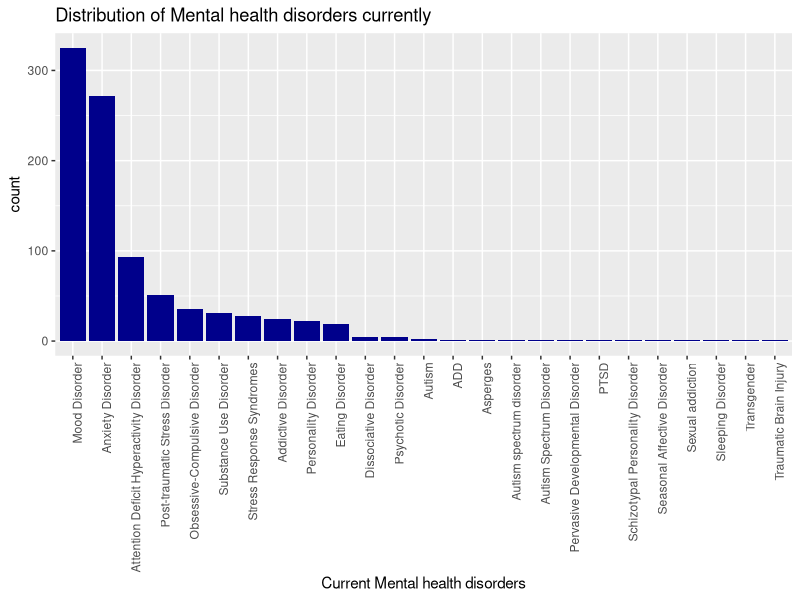
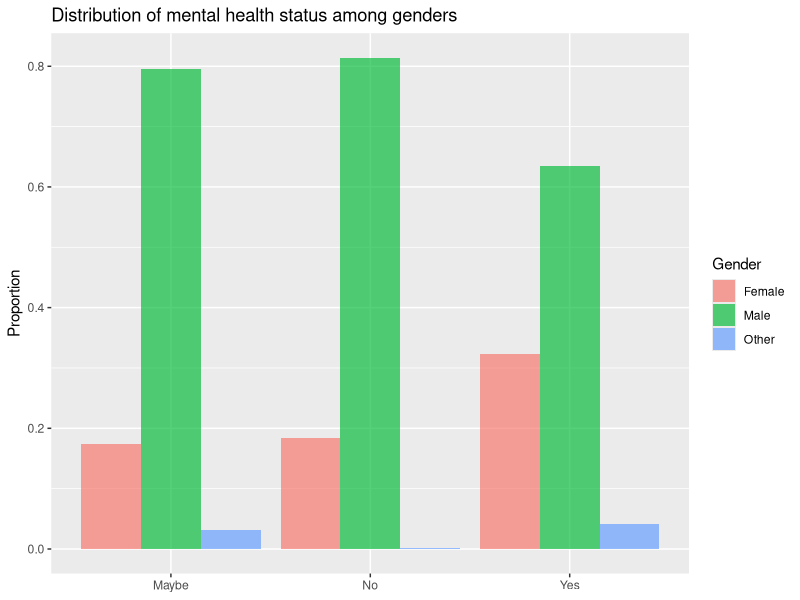
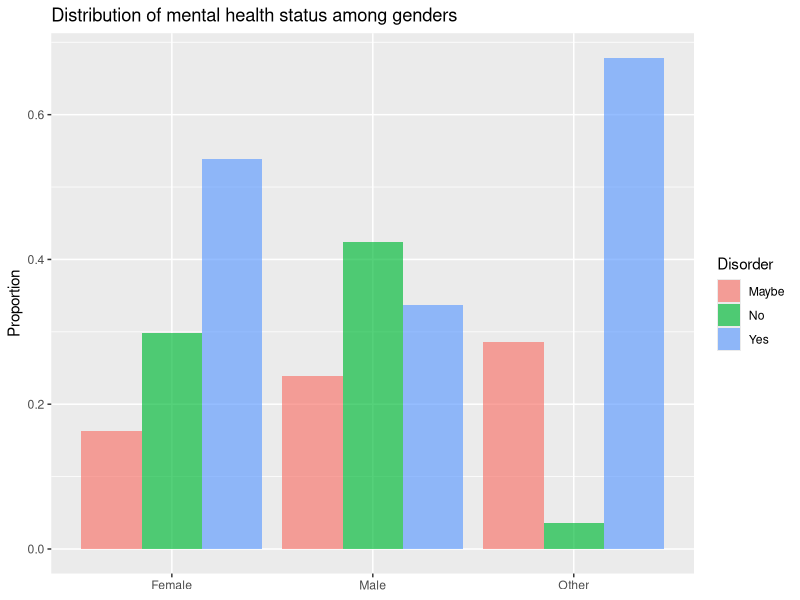
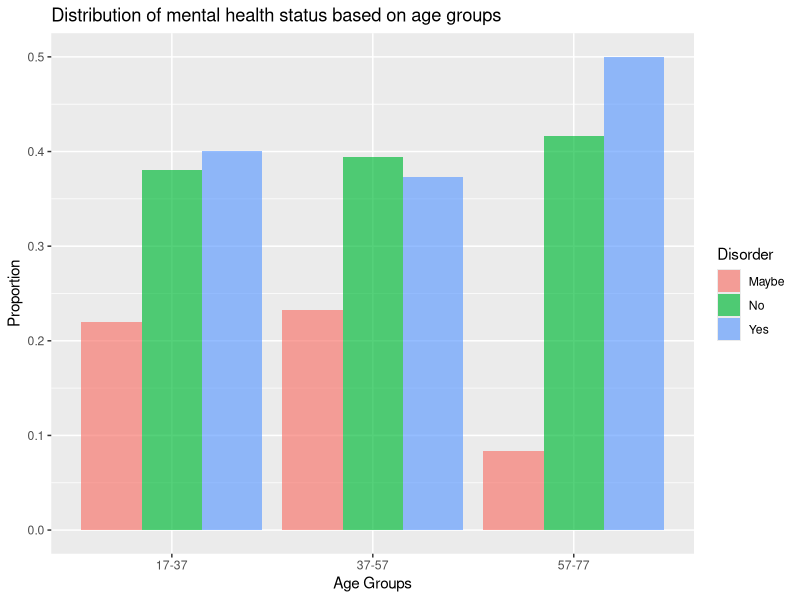
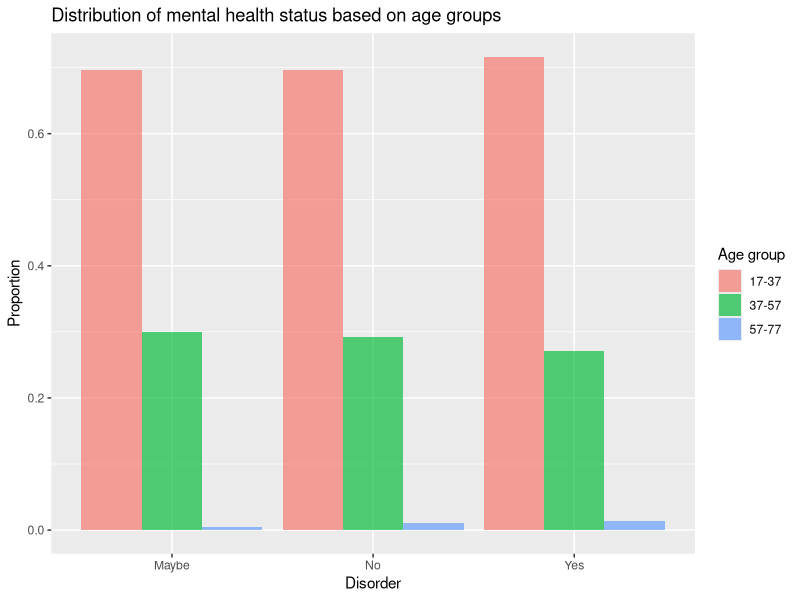
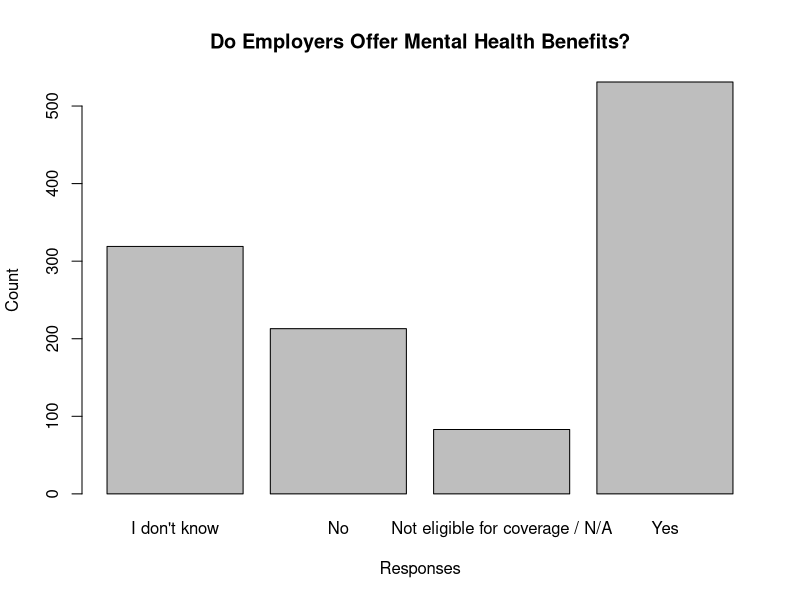
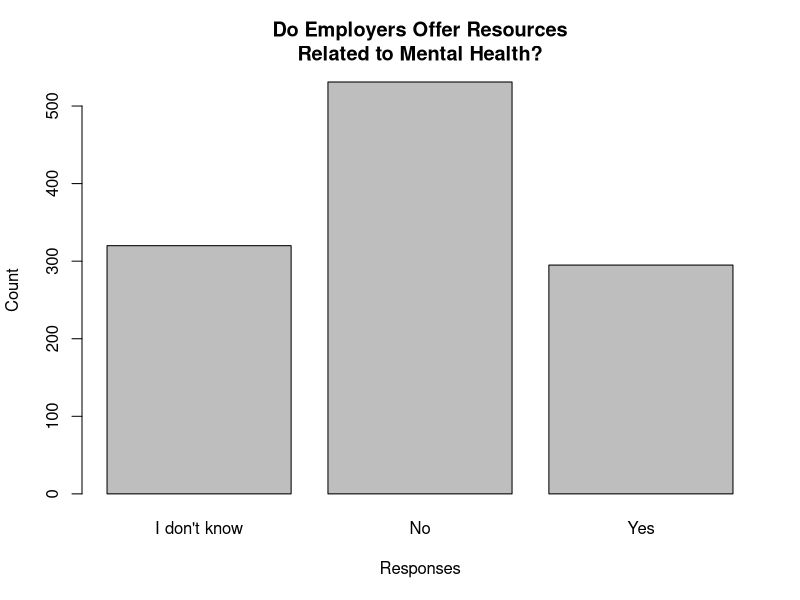
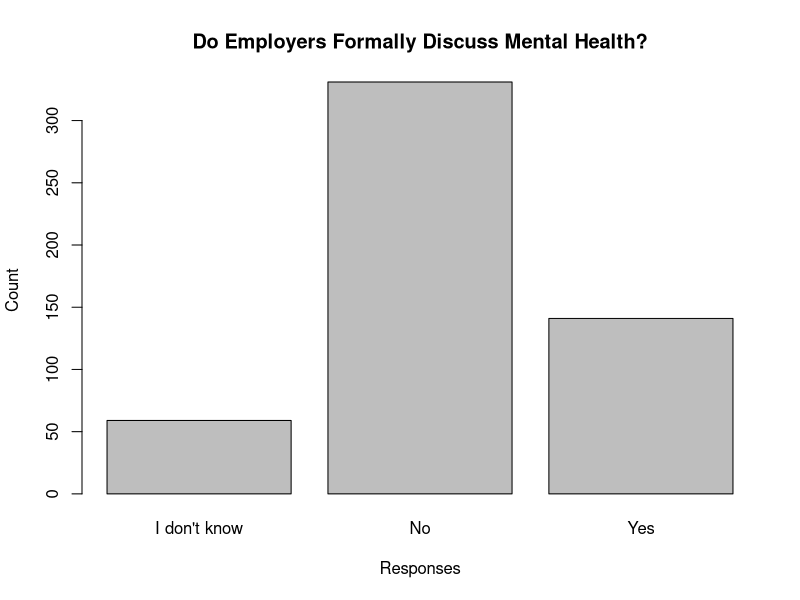

The R script that drew these images, in order:
## ---- chunk 1
knitr::opts_chunk$set(comment = NA)
library(dplyr)
library(tidyr)
library(ggplot2)
library(grid)
library(gridExtra)
library(knitr)
health <- read.csv("mentalsurvey_clean.csv")
## ---- chunk 2

#since some people have multiple disorders, we have to split them 
tmp = health %>% separate(mhd, 
                          sep = '\\|',
                          c('mhd_1', 'mhd_2', 'mhd_3', 'mhd_4', 'mhd_5',
                            'mhd_6', 'mhd_7', 'mhd_8', 'mhd_9'),
                          fill = 'right')


chk = tmp %>% select(matches('mhd_[1-9]'))

comb = as.vector(t(chk))
comb1 = comb[comb != ""&!is.na(comb)]

#Shortening the factor levels by splitting
disorders=sapply(strsplit(comb1, split = " \\("), `[`, 1)
dataf <- as.data.frame(matrix(disorders))
colnames(dataf)<- "Disorder"
#Removing inconsistent response
subdataf <- subset(dataf, disorders != "I haven\'t been formally diagnosed, so I felt uncomfortable answering, but Social Anxiety and Depression.")
count_disorder <-data.frame(count(subdataf, Disorder, sort = TRUE))
kable(count_disorder)
## ---- chunk 3

reorder_size <- function(x) {
  factor(x, levels = names(sort(table(x), decreasing = TRUE)))
}
#Plot to see the distribution of current mental health illness
p <- ggplot(data=subdataf, aes(x = reorder_size(Disorder)))+
  geom_bar(fill='dark blue')+
  theme(axis.text.x = element_text(angle = 90, hjust = 1))

p+xlab("Current Mental health disorders")+ggtitle("Distribution of Mental health disorders currently")
## ---- chunk 4
gender_disorder <- table(health$Do.you.currently.have.a.mental.health.disorder., health$gender)
gender_disorder
## ---- chunk 5
#Table: % of who may, don't or have mental disorder among genders
rowprop <- prop.table(gender_disorder,1) 
rowprop
## ---- chunk 6
dr1 <-as.data.frame(rowprop)
# Distribution of respondents among gender provided they may/have/donot have a mental diorder 
ggplot(data = dr1, aes(x =Var1 , y = Freq, fill = Var2)) + 
  geom_bar(stat = 'identity', position = 'dodge', alpha = 2/3) +              
  labs(x = NULL, y = 'Proportion', fill = 'Gender')+ggtitle('Distribution of mental health status among genders')
## ---- chunk 7
#Table : % of each level gender who may, don't or have mental disorder
colprop <- prop.table(gender_disorder,2)
colprop
## ---- chunk 8
# Distribution of respondents who may/have/donot have a mental diorder over the gender
dr2 <-as.data.frame(colprop)
ggplot(data = dr2, aes(x =Var2 , y = Freq, fill = Var1)) + 
  geom_bar(stat = 'identity', position = 'dodge', alpha = 2/3) +              
  labs(x = NULL, y = 'Proportion', fill = 'Disorder')+ggtitle('Distribution of mental health status among genders')
## ---- chunk 9
summary(health$age)
## ---- chunk 10
#Creating labels for age groups
labs <- c(paste(seq(17, 74, by = 20), seq(37, 80, by = 20),
                sep = "-"))
health$AgeGroup <- cut(health$age, breaks = c(seq(17, 74, by = 20), Inf), labels = labs, right = FALSE)

agegr <- table(health$Do.you.currently.have.a.mental.health.disorder.,health$AgeGroup)
ageprop <- prop.table(agegr,2)
ageprop
## ---- chunk 11
dfageprop <- as.data.frame(ageprop)

#Distribution of respondents reporting a mental disorder by age groups
ggplot(data = dfageprop, aes(x =Var2 , y = Freq, fill = Var1)) + 
  geom_bar(stat = 'identity', position = 'dodge', alpha = 2/3) +              
  labs(x = "Age Groups", y = 'Proportion', fill = 'Disorder')+ggtitle('Distribution of mental health status based on age groups')
## ---- chunk 12
ageprop1 <- prop.table(agegr,1)
ageprop1
## ---- chunk 13
dfageprop1 <- as.data.frame(ageprop1)
ggplot(data = dfageprop1, aes(x =Var1 , y = Freq, fill = Var2)) + 
  geom_bar(stat = 'identity', position = 'dodge', alpha = 2/3) +              
  labs(x = "Disorder", y = 'Proportion', fill = 'Age group')+ggtitle('Distribution of mental health status based on age groups')
## ---- chunk 14
table(health$What.US.state.or.territory.do.you.live.in. , health$Do.you.currently.have.a.mental.health.disorder.)
## ---- chunk 15
#Creating a table for the variable "Does your employer provide mental health benefits as part of healthcare coverage?""

table(health$Does.your.employer.provide.mental.health.benefits.as.part.of.healthcare.coverage.)

barplot(table(health$Does.your.employer.provide.mental.health.benefits.as.part.of.healthcare.coverage.), xlab = "Responses", ylab = "Count", main = "Do Employers Offer Mental Health Benefits?")

## ---- chunk 16
table(health$Does.your.employer.offer.resources.to.learn.more.about.mental.health.concerns.and.options.for.seeking.help.)

barplot(table(health$Does.your.employer.offer.resources.to.learn.more.about.mental.health.concerns.and.options.for.seeking.help.), xlab = "Responses", ylab = "Count", main = "Do Employers Offer Resources\nRelated to Mental Health?")
## ---- chunk 17
Company<-subset(health, Does.your.employer.provide.mental.health.benefits.as.part.of.healthcare.coverage.=="Yes")

## ---- chunk 18
#Creating a table for for the variable related to employers formally discussing mental health with employees
table(Company$Has.your.employer.ever.formally.discussed.mental.health..for.example..as.part.of.a.wellness.campaign.or.other.official.communication..)
#Computing the percentage
percent<-table(Company$Has.your.employer.ever.formally.discussed.mental.health..for.example..as.part.of.a.wellness.campaign.or.other.official.communication..)/length(Company$Has.your.employer.ever.formally.discussed.mental.health..for.example..as.part.of.a.wellness.campaign.or.other.official.communication..)
#The parameter percent gives us the value of the percenntage needed
percent
## ---- chunk 19
Company<-droplevels(Company)
barplot(table(Company$Has.your.employer.ever.formally.discussed.mental.health..for.example..as.part.of.a.wellness.campaign.or.other.official.communication..), xlab = "Responses", ylab = "Count", main = "Do Employers Formally Discuss Mental Health?")

## ---- chunk 20
knitr::opts_chunk$set(echo = TRUE)
#Creating a table with gender and mental health responses
tab <- table(health$Do.you.think.that.discussing.a.mental.health.disorder.with.your.employer.would.have.negative.consequences., health$gender)
tab
## ---- chunk 21
#Creating a table with gender and physical health responses
tab1 <- table(health$Do.you.think.that.discussing.a.physical.health.issue.with.your.employer.would.have.negative.consequences., health$gender)
tab1
## ---- chunk 22
#creating the combined plot
tabdf <- as.data.frame(tab)
tab1df <- as.data.frame(tab1)

plot1 <- ggplot(data = tabdf, aes(x = Var1, y =Freq, fill = Var2)) + 
  geom_bar(stat = 'identity', position = 'dodge', alpha = 2/3) +              
  labs(x = "Mental health disorders", y = 'count')+ theme(legend.position='none')

plot2 <- ggplot(data = tab1df, aes(x = Var1, y =Freq, fill = Var2)) + 
  geom_bar(stat = 'identity', position = 'dodge', alpha = 2/3) +              
  labs(x = "Physical health disorders", y = 'count', fill = 'Gender')
title1=textGrob("Negative consequences: Mental vs Physial", gp=gpar(fontface="bold"))
grid.arrange(plot1, plot2,ncol=2,top = title1, widths = c(3/4,1))
## ---- chunk 23
ggplot(health, aes(x = health$Do.you.think.that.discussing.a.mental.health.disorder.with.previous.employers.would.have.negative.consequences.)) + geom_bar() + ggtitle("Discussing mental health disorder with previous\nemployer resulting in negative consequences") + xlab("Response") + ylab("Count") + theme(axis.title=element_text(size=12))
summary(health$Do.you.think.that.discussing.a.mental.health.disorder.with.previous.employers.would.have.negative.consequences.)
## ---- chunk 24
ggplot(health, aes(x = health$Do.you.think.that.discussing.a.mental.health.disorder.with.your.employer.would.have.negative.consequences.)) + geom_bar() + ggtitle("Discussing mental health disorder with\ncurrent employer resulting in negative consequences") + xlab("Response") + ylab("Count") + theme(axis.title=element_text(size=12))
summary(health$Do.you.think.that.discussing.a.mental.health.disorder.with.your.employer.would.have.negative.consequences.)
## ---- chunk 25
m1<-table(health$Do.you.think.that.discussing.a.mental.health.disorder.with.previous.employers.would.have.negative.consequences., health$Do.you.think.that.discussing.a.mental.health.disorder.with.your.employer.would.have.negative.consequences.)
chisq.test(m1)
## ---- chunk 26
#Put company size in order
health$CompanySize  = factor(health$How.many.employees.does.your.company.or.organization.have, levels=c("1-5", "6-25", "26-100", "100-500", "500-1000", "More than 1000"))
#Modify Labels for Anonymity Policies
health$AnonPolicies2 <- factor(health$Is.your.anonymity.protected.if.you.choose.to.take.advantage.of.mental.health.or.substance.abuse.treatment.resources.provided.by.your.employer.,
levels = c("I don't know", "No", "Yes"),
labels = c("Don't Know", "No", "Yes"))
#Create subset
AnoymityPolicies_By_CompanySize <- table(health$AnonPolicies2, health$CompanySize)
## ---- chunk 27
#Print Cross-tab table
kable(AnoymityPolicies_By_CompanySize)
## ---- chunk 28
#Create a proportions table by Row
kable(prop.table(AnoymityPolicies_By_CompanySize, 2))
## ---- chunk 29
#Do a chi-squared test
chisq.test(AnoymityPolicies_By_CompanySize)
## ---- chunk 30
#Create visualization
AnoymityPolicies_By_CompanySize_Viz <- ggplot(health, aes(x = health$AnonPolicies2))+geom_bar(fill="purple")+facet_wrap(~health$CompanySize, scales="free_y") + ggtitle("Anonymity Protections by Comapny Size") + xlab("Is your anonymity protected?") + ylab("Count")+ theme(axis.title=element_text(size=12))
AnoymityPolicies_By_CompanySize_Viz
## ---- chunk 31
#Add labels to tech company org question
health$TechCompany2 <- factor(health$Is.your.employer.primarily.a.tech.company.organization.,
levels = c(0, 1),
labels = c("Not primarily tech", "Primarily Tech"))
#Create a subset
AnonymityPolicies_by_TechCompany <- table(health$Is.your.anonymity.protected.if.you.choose.to.take.advantage.of.mental.health.or.substance.abuse.treatment.resources.provided.by.your.employer., health$TechCompany2)
## ---- chunk 32
#Print Cross-tab table
kable(AnonymityPolicies_by_TechCompany)
## ---- chunk 33
#Create a proportions table by Row
kable(prop.table(AnonymityPolicies_by_TechCompany, 2))
## ---- chunk 34
#Do a chi-squared test
chisq.test(AnonymityPolicies_by_TechCompany)
## ---- chunk 35
#Create Visualization
AnonymityPolicies_by_TechCompany_viz <- ggplot(health, aes(x = health$Is.your.anonymity.protected.if.you.choose.to.take.advantage.of.mental.health.or.substance.abuse.treatment.resources.provided.by.your.employer.))+geom_bar(fill="blue")+facet_wrap(health$TechCompany2 ~ ., scales="free_y") + ggtitle("Anonymity Protections for Tech\nvs.Non-Tech Companies") + xlab("Is your anonymity protected?") + ylab("Count") + theme(axis.title=element_text(size=12))
AnonymityPolicies_by_TechCompany_viz
## ---- chunk 36
#Modify Labels for Perceived Leave Difficulty QUestion (ideal if we can get it to fit)
health$perceivedleavediff1 <- factor(health$If.a.mental.health.issue.prompted.you.to.request.a.medical.leave.from.work..asking.for.that.leave.would.be.,
levels = c("Very easy", "Somewhat easy", "Neither easy nor difficult","Somewhat difficult", "Very difficult", "I don't know"),
labels = c("Very easy (VE)", "Somewhat Easy (SE)", "Neutral (N)", "Somewhat Hard (SH)", "Very Hard (VH)", "Don't Know (DK)"))
#Modify Labels for Perceived Leave Difficulty Question (if health$perceivedleavediff1 does not fit, use this as an alternate)
health$perceivedleavediff2 <- factor(health$If.a.mental.health.issue.prompted.you.to.request.a.medical.leave.from.work..asking.for.that.leave.would.be.,
levels = c("Very easy", "Somewhat easy", "Neither easy nor difficult","Somewhat difficult", "Very difficult", "I don't know"),
labels = c("VE", "SE", "N", "SH", "VH", "DK"))
#Create a subset
LeaveDiffbyGender <- table(health$perceivedleavediff1, health$gender)
## ---- chunk 37
#Print Crosstab
kable(LeaveDiffbyGender)
## ---- chunk 38
#Create Proportions table
kable(prop.table(LeaveDiffbyGender, 2))
## ---- chunk 39
#Run chi-squared test
chisq.test(LeaveDiffbyGender)
## ---- chunk 40
#Create Visualization
LeaveDiffbyGender_Viz <- ggplot(health, aes(x = health$perceivedleavediff2))+geom_bar(fill="orange")+facet_wrap(health$gender ~ ., scales="free_y") + ggtitle("Perceived Difficulty of Asking for Leave by Gender") + xlab("Perceived Difficulty Level") + ylab("Count") + theme(axis.title=element_text(size=12))
LeaveDiffbyGender_Viz
## ---- chunk 41
#Do the AgeGroup Variable
labs <- c(paste(seq(17, 74, by = 20), seq(37, 80, by = 20),
                sep = "-"))
health$AgeGroup <- cut(health$age, breaks = c(seq(17, 74, by = 20), Inf), labels = labs, right = FALSE)
#Create dataframe
LeaveDiffbyAge <- table(health$perceivedleavediff1, health$AgeGroup)
## ---- chunk 42
#Print Crosstab table
kable(LeaveDiffbyAge)
## ---- chunk 43
#Create Proportions table
kable(prop.table(LeaveDiffbyAge, 2))
## ---- chunk 44
chisq.test(LeaveDiffbyAge)
## ---- chunk 45
#Create Visualization
LeaveDiffbyAge_Viz <- ggplot(health, aes(x = health$perceivedleavediff2))+geom_bar(fill = "orange")+facet_wrap(health$AgeGroup ~ ., scales="free_y") + ggtitle("Perceived Difficulty of Asking for Leave by Age Group") + xlab("Perceived Difficulty Level") + ylab("Count") + theme(axis.title=element_text(size=12))
LeaveDiffbyAge_Viz
## ---- chunk 46
#Create subset
LeaveDiffbyCompanySize <- table(health$perceivedleavediff1, health$CompanySize)
## ---- chunk 47
#Print Crosstab Table
kable(LeaveDiffbyCompanySize)
## ---- chunk 48
kable(prop.table(LeaveDiffbyCompanySize, 2))
## ---- chunk 49
chisq.test(LeaveDiffbyCompanySize)
## ---- chunk 50
#Create Visualization
LeaveDiffbyCompanySize_viz <- ggplot(health, aes(x = health$perceivedleavediff2))+geom_bar(fill = "orange")+facet_wrap(health$CompanySize~ ., scales="free_y") + ggtitle("Perceived Difficulty of Asking for Leave\nby Company Size") + xlab("Perceived Difficulty Level") + ylab("Count")
LeaveDiffbyCompanySize_viz
## ---- chunk 51
#Modify Labels for mental health benefit provision question
health$MHBenefit2 <- factor(health$Does.your.employer.provide.mental.health.benefits.as.part.of.healthcare.coverage.,
levels = c("I don't know", "No", "Not eligible for coverage / N/A","Yes"),
labels = c("Don't Know", "No", "Ineligible/NA", "Yes"))
#Create the subset
LeaveDiffbyMHBenefit <- table(health$perceivedleavediff1, health$MHBenefit2)
## ---- chunk 52
#Print the Crosstab Table
kable(LeaveDiffbyMHBenefit)
## ---- chunk 53
#Print the Crosstab Table
kable(prop.table(LeaveDiffbyMHBenefit, 2))
## ---- chunk 54
#Run Chi-squared test
chisq.test(LeaveDiffbyMHBenefit)
## ---- chunk 55
#Create Visualization
LeaveDiffbyMHBenefit_viz <- ggplot(health, aes(x = health$perceivedleavediff2))+geom_bar(fill = "dark green")+facet_wrap(~ health$MHBenefit2, scales="free_y") + ggtitle("Perceived Difficulty of Asking for Leave by Mental\nHealth Benefit Provision") + xlab("Perceived Difficulty Level") + ylab("Count") + theme(axis.title=element_text(size=12))
LeaveDiffbyMHBenefit_viz
## ---- chunk 56
#Create the subset
LeaveDiffbyMHDiscussion <- table(health$perceivedleavediff1, health$Has.your.employer.ever.formally.discussed.mental.health..for.example..as.part.of.a.wellness.campaign.or.other.official.communication..)
## ---- chunk 57
#Print crosstab table
kable(LeaveDiffbyMHDiscussion)
## ---- chunk 58
#Create proportions table
kable(prop.table(LeaveDiffbyMHDiscussion, 2))
## ---- chunk 59
#Run chi-squared test
chisq.test(LeaveDiffbyMHDiscussion)
## ---- chunk 60
#Create Visualization
LeaveDiffbyMHDiscussion_viz <- ggplot(health, aes(x = health$perceivedleavediff2))+geom_bar(fill = "dark green")+facet_wrap( health$Has.your.employer.ever.formally.discussed.mental.health..for.example..as.part.of.a.wellness.campaign.or.other.official.communication.. ~., scales="free_y") + ggtitle("Perceived Difficulty of Asking for \nLeave by Mental Health\nDiscussion by Employer") + xlab("Perceived Difficulty Level") + ylab("Count") + theme(axis.title=element_text(size=12))
LeaveDiffbyMHDiscussion_viz
## ---- chunk 61
#Creating the subset
LeaveDiffbyOtherMHResources <- table(health$perceivedleavediff1, health$Does.your.employer.offer.resources.to.learn.more.about.mental.health.concerns.and.options.for.seeking.help.)
## ---- chunk 62
#Print the crosstab
kable(LeaveDiffbyOtherMHResources)
## ---- chunk 63
#Create the proportions table
kable(prop.table(LeaveDiffbyOtherMHResources, 2))
## ---- chunk 64
#Run chi-squared test
chisq.test(LeaveDiffbyOtherMHResources)
## ---- chunk 65
#Create visualization
LeaveDiffbyOtherMHResources_viz <- ggplot(health, aes(x = health$perceivedleavediff2))+geom_bar(fill = "dark green")+facet_wrap( health$Does.your.employer.offer.resources.to.learn.more.about.mental.health.concerns.and.options.for.seeking.help. ~., scales="free_y") + ggtitle("Perceived Difficulty of Asking for Leave by Mental\nHealth Resource Provision") + xlab("Perceived Difficulty Level") + ylab("Count") + theme(axis.title=element_text(size=12))
LeaveDiffbyOtherMHResources_viz
## ---- chunk 66
#Modify Labels for poor response to mental health issue question to make them shorter
health$expwpoorMHresponse <- factor(health$Have.you.observed.or.experienced.an.unsupportive.or.badly.handled.response.to.a.mental.health.issue.in.your.current.or.previous.workplace.,
levels = c("Maybe/Not sure", "N/A", "No","Yes, I experienced", "Yes, I observed"),
labels = c("Don't Know", "N/A", "No", "Yes, experienced", "Yes, observed"))
#Create subset
LeaveDiffbyPoorResponse <- table(health$perceivedleavediff1, health$expwpoorMHresponse)
## ---- chunk 67
#Create table
kable(LeaveDiffbyPoorResponse)
## ---- chunk 68
#Create proportions table
kable(prop.table(LeaveDiffbyPoorResponse, 2))
## ---- chunk 69
chisq.test(LeaveDiffbyPoorResponse)
## ---- chunk 70
#Create Visualization
LeaveDiffbyPoorResponse_viz <- ggplot(health, aes(x = health$perceivedleavediff2))+geom_bar(fill = "red")+facet_wrap(health$expwpoorMHresponse ~., scales="free_y") + ggtitle("Perceived Difficulty of Asking for Leave by Experience\nwith Poor Mental health Response") + xlab("Perceived Difficulty Level") + ylab("Count") + theme(axis.title=element_text(size=12))
LeaveDiffbyPoorResponse_viz
## ---- chunk 71
#Create subset
DiscMHBossbyGender <- table(health$Would.you.feel.comfortable.discussing.a.mental.health.disorder.with.your.direct.supervisor.s.., health$gender)
## ---- chunk 72
#Create crosstab
kable(DiscMHBossbyGender)
## ---- chunk 73
#Create proportion table
kable(prop.table(DiscMHBossbyGender, 2))
## ---- chunk 74
#Run chi-squared test
chisq.test(DiscMHBossbyGender)
## ---- chunk 75
#Create visualization
DiscMHBossbyGender_viz <- ggplot(health, aes(x = health$Would.you.feel.comfortable.discussing.a.mental.health.disorder.with.your.direct.supervisor.s..))+geom_bar(fill = "orange")+facet_wrap(~ health$gender, scales="free_y") + ggtitle("Comfort with Discussing Mental Health\nDisorder with Supervisor by Gender") + xlab("Would you feel comfortable discussing a mental health\ndisorder with your supervisor?") + ylab("Count") + theme(axis.title=element_text(size=12), axis.text=element_text(size=10))
DiscMHBossbyGender_viz 
## ---- chunk 76
#Create subset
DiscMHBossbyAge <- table(health$Would.you.feel.comfortable.discussing.a.mental.health.disorder.with.your.direct.supervisor.s.., health$AgeGroup)
## ---- chunk 77
#Run crosstab table
kable(DiscMHBossbyAge)
## ---- chunk 78
kable(prop.table(DiscMHBossbyAge, 2))
## ---- chunk 79
chisq.test(DiscMHBossbyAge)
## ---- chunk 80
DiscMHBossbyAge_viz <- ggplot(health, aes(x = health$Would.you.feel.comfortable.discussing.a.mental.health.disorder.with.your.direct.supervisor.s..))+geom_bar(fill = "orange")+facet_wrap(health$AgeGroup ~., scales="free_y") + ggtitle("Comfort with Discussing Mental Health\n Disorder with Supervisor by Age") + xlab("Would you feel comfortable discussing a mental health\ndisorder with your supervisor?") + ylab("Count") + theme(axis.title=element_text(size=12), axis.text=element_text(size=10))
DiscMHBossbyAge_viz
## ---- chunk 81
#Creating subset
DiscMHBossbyCompSize <- table(health$Would.you.feel.comfortable.discussing.a.mental.health.disorder.with.your.direct.supervisor.s.., health$CompanySize)
## ---- chunk 82
#Creating the crosstab
kable(DiscMHBossbyCompSize)
## ---- chunk 83
#Create the proportions table
kable(prop.table(DiscMHBossbyCompSize, 2))
## ---- chunk 84
#Run chi-squared test
chisq.test(DiscMHBossbyCompSize)
## ---- chunk 85
#Create visualization
DiscMHBossbyCompSize_viz <- ggplot(health, aes(x = health$Would.you.feel.comfortable.discussing.a.mental.health.disorder.with.your.direct.supervisor.s..))+geom_bar(fill = "purple")+facet_wrap(health$CompanySize ~., scales="free_y") + ggtitle("Comfort with Discussion of Mental Health\nDisorder with Supervisor by Company Size") + xlab("Would you feel comfortable discussing a mental health\ndisorder with your supervisor?") + ylab("Count") + theme(axis.title=element_text(size=12), axis.text=element_text(size=10))
DiscMHBossbyCompSize_viz
## ---- chunk 86
#Create subset
DiscMHBossbyPoorResponse1 <- table(health$Would.you.feel.comfortable.discussing.a.mental.health.disorder.with.your.direct.supervisor.s.., health$Have.you.observed.or.experienced.an.unsupportive.or.badly.handled.response.to.a.mental.health.issue.in.your.current.or.previous.workplace.)
## ---- chunk 87
#Create crosstab table
kable(DiscMHBossbyPoorResponse1)
## ---- chunk 88
#Create proportions table
kable(prop.table(DiscMHBossbyPoorResponse1, 2))
## ---- chunk 89
#Run chi-squared test
chisq.test(DiscMHBossbyPoorResponse1)
## ---- chunk 90
#Create visualization
DiscMHBossbyPoorResponse1_viz <- ggplot(health, aes(x = health$Would.you.feel.comfortable.discussing.a.mental.health.disorder.with.your.direct.supervisor.s..))+geom_bar(fill = "red")+facet_wrap(health$Have.you.observed.or.experienced.an.unsupportive.or.badly.handled.response.to.a.mental.health.issue.in.your.current.or.previous.workplace. ~., scales="free_y") + ggtitle("Comfort with Discussing Mental Health with\nSupervisor by Experience \nwith Poor Workplace Response") + xlab("Would you feel comfortable discussing a mental health\ndisorder with your supervisor?") + ylab("Count") + theme(axis.title=element_text(size=12), axis.text=element_text(size=10))
DiscMHBossbyPoorResponse1_viz
## ---- chunk 91
#Modify Labels for perception of mental health disclosure impact
health$negimp <- factor(health$Do.you.think.that.discussing.a.mental.health.disorder.with.your.employer.would.have.negative.consequences.,
levels = c("Maybe", "No", "Yes"),
labels = c("Maybe Expect Impact", "Do Not Expect Impact", "Expect Impact"))
#create subset
DiscMHBossbyNegImpact <- table(health$Would.you.feel.comfortable.discussing.a.mental.health.disorder.with.your.direct.supervisor.s.., health$negimp)
## ---- chunk 92
kable(DiscMHBossbyNegImpact)
## ---- chunk 93
kable(prop.table(DiscMHBossbyNegImpact, 2))
## ---- chunk 94
chisq.test(DiscMHBossbyNegImpact)
## ---- chunk 95
DiscMHBossbyNegImpact_viz <- ggplot(health, aes(x = health$Would.you.feel.comfortable.discussing.a.mental.health.disorder.with.your.direct.supervisor.s..))+geom_bar(fill = "red")+facet_wrap(health$negimp ~., scales="free_y") + ggtitle("Comfort with Discussing Mental Health disorder\nwith Supervisor by Perception of Negative Impact") + xlab("Would you feel comfortable discussing a mental health disorder\nwith your supervisor?") + ylab("Count") + theme(axis.title=element_text(size=12), axis.text=element_text(size=10))
DiscMHBossbyNegImpact_viz
## ---- chunk 96
#Create subset
DiscMHCoworkerbyGender <- table(health$Would.you.feel.comfortable.discussing.a.mental.health.disorder.with.your.coworkers., health$gender)
## ---- chunk 97
kable(DiscMHCoworkerbyGender)
## ---- chunk 98
kable(prop.table(DiscMHCoworkerbyGender, 2))
## ---- chunk 99
chisq.test(DiscMHCoworkerbyGender)
## ---- chunk 100
DiscMHCoworkerbyGender_viz <- ggplot(health, aes(x = health$Would.you.feel.comfortable.discussing.a.mental.health.disorder.with.your.coworkers.))+geom_bar(fill = "orange")+facet_wrap(health$gender ~., scales="free_y") + ggtitle("Comfort with Discussing Mental Health\nDisorder with Coworkers by Gender") + xlab("Would you feel comfortable discussing a mental health\ndisorder with your coworkers?") + ylab("Count") + theme(axis.title=element_text(size=12), axis.text=element_text(size=10))
DiscMHCoworkerbyGender_viz
## ---- chunk 101
#Create subset
DiscMHCoworkerbyAge <- table(health$Would.you.feel.comfortable.discussing.a.mental.health.disorder.with.your.coworkers., health$AgeGroup)
## ---- chunk 102
kable(DiscMHCoworkerbyAge)
## ---- chunk 103
kable(prop.table(DiscMHCoworkerbyAge, 2))
## ---- chunk 104
chisq.test(DiscMHCoworkerbyAge)
## ---- chunk 105
DiscMHCoworkerbyAge_viz <- ggplot(health, aes(x = health$Would.you.feel.comfortable.discussing.a.mental.health.disorder.with.your.coworkers.))+geom_bar(fill = "orange")+facet_wrap(health$AgeGroup ~., scales="free_y") + ggtitle("Comfort with Discussing Mental Health\nDisorder with Coworkers by Age Group") + xlab("Would you feel comfortable discussing a mental health\ndisorder with your coworkers?") + ylab("Count") + theme(axis.title=element_text(size=12), axis.text=element_text(size=10))
DiscMHCoworkerbyAge_viz
## ---- chunk 106
#Create subset
DiscMHCoworkerbyCompSize <- table(health$Would.you.feel.comfortable.discussing.a.mental.health.disorder.with.your.coworkers., health$CompanySize)
## ---- chunk 107
#Create crosstab table
kable(DiscMHCoworkerbyCompSize)
## ---- chunk 108
#Create proportions table
kable(prop.table(DiscMHCoworkerbyCompSize, 2))
## ---- chunk 109
#Chi-Squared (the p value is small)
chisq.test(DiscMHCoworkerbyCompSize)
## ---- chunk 110
DiscMHCoworkerbyCompSize_viz <- ggplot(health, aes(x = health$Would.you.feel.comfortable.discussing.a.mental.health.disorder.with.your.coworkers.))+geom_bar(fill = "purple")+facet_wrap(health$CompanySize ~., scales="free_y") + ggtitle("Comfort with Discussing Mental health\nDisorder with Coworkers by Company Size") + xlab("Would you feel comfortable discussing a mental health\ndisorder with your coworkers?") + ylab("Count") + theme(axis.title=element_text(size=12), axis.text=element_text(size=10))
DiscMHCoworkerbyCompSize_viz
## ---- chunk 111
#create subset
DiscMHCoworkerbyPoorResponse <- table(health$Would.you.feel.comfortable.discussing.a.mental.health.disorder.with.your.coworkers., health$Have.you.observed.or.experienced.an.unsupportive.or.badly.handled.response.to.a.mental.health.issue.in.your.current.or.previous.workplace.)
## ---- chunk 112
kable(DiscMHCoworkerbyPoorResponse)
## ---- chunk 113
kable(prop.table(DiscMHCoworkerbyPoorResponse, 2))
## ---- chunk 114
chisq.test(DiscMHCoworkerbyPoorResponse)
## ---- chunk 115
DiscMHCoworkerbyPoorResponse_viz <- ggplot(health, aes(x = health$Would.you.feel.comfortable.discussing.a.mental.health.disorder.with.your.coworkers.))+geom_bar(fill="red")+facet_wrap(health$Have.you.observed.or.experienced.an.unsupportive.or.badly.handled.response.to.a.mental.health.issue.in.your.current.or.previous.workplace. ~., scales="free_y") + ggtitle("Comfort with Discussing Mental health disorders\nwith Coworkers by Experience with\npoor Workplace Response\nto mental health") + xlab("Would you feel comfortable discussing a mental health\ndisorder with your coworkers?") + ylab("Count") + theme(axis.title=element_text(size=12), axis.text=element_text(size=10))
DiscMHCoworkerbyPoorResponse_viz
## ---- chunk 116
#Modify Labels for perception of mental health disclosure impact by coworkers
health$negimpco <- factor(health$Do.you.think.that.team.members.co.workers.would.view.you.more.negatively.if.they.knew.you.suffered.from.a.mental.health.issue.,
levels = c("Maybe", "No, I don't think they would", "No, they do not", "Yes, I think they would", "Yes, they do"),
labels = c("Maybe", "No, don't think so", "No, they don't", "Yes, think so", "Yes, they do"))
#create subset
DiscMHCoworkerbyNegView <- table(health$Would.you.feel.comfortable.discussing.a.mental.health.disorder.with.your.coworkers., health$Do.you.think.that.team.members.co.workers.would.view.you.more.negatively.if.they.knew.you.suffered.from.a.mental.health.issue.)
## ---- chunk 117
kable(DiscMHCoworkerbyNegView)
## ---- chunk 118
kable(prop.table(DiscMHCoworkerbyNegView, 2))
## ---- chunk 119
chisq.test(DiscMHCoworkerbyNegView)
## ---- chunk 120
DiscMHCoworkerbyNegView_viz <- ggplot(health, aes(x = health$Would.you.feel.comfortable.discussing.a.mental.health.disorder.with.your.coworkers.))+geom_bar(fill = "red")+facet_wrap(health$negimpco ~., scales="free_y") + ggtitle("Comfort with discussing Mental Health Disorder with\n Coworkers by Perceived Negative Impact") + xlab("Would you feel comfortable discussing a mental health\ndisorder with your coworkers?") + ylab("Count") + theme(axis.title=element_text(size=12), axis.text=element_text(size=10))
DiscMHCoworkerbyNegView_viz
## ---- chunk 121
ggplot(health, aes(x = health$Do.you.think.that.discussing.a.mental.health.disorder.with.previous.employers.would.have.negative.consequences.)) + geom_bar() + ggtitle("Discussing mental health disorder with previous\nemployer resulting in negative consequences") + xlab("Response") + ylab("Count")
summary(health$Do.you.think.that.discussing.a.mental.health.disorder.with.previous.employers.would.have.negative.consequences.)

## ---- chunk 122
ggplot(health, aes(x = health$Do.you.think.that.discussing.a.mental.health.disorder.with.your.employer.would.have.negative.consequences.)) + geom_bar() + ggtitle("Discussing mental health disorder with current\nemployer resulting in negative consequences") + xlab("Response") + ylab("Count")
summary(health$Do.you.think.that.discussing.a.mental.health.disorder.with.your.employer.would.have.negative.consequences.)

## ---- chunk 123
t1<-table(health$Do.you.think.that.discussing.a.mental.health.disorder.with.previous.employers.would.have.negative.consequences., health$Do.you.think.that.discussing.a.mental.health.disorder.with.your.employer.would.have.negative.consequences.)
chisq.test(t1)
## ---- chunk 124
ggplot(health, aes(x = health$Do.you.think.that.discussing.a.mental.health.disorder.with.previous.employers.would.have.negative.consequences.)) + geom_bar() + ggtitle("Discussing mental health disorder with previous\nemployer resulting in negative consequences") + xlab("Response") + ylab("Count")
summary(health$Do.you.think.that.discussing.a.mental.health.disorder.with.previous.employers.would.have.negative.consequences.)
## ---- chunk 125
p+xlab("Current Mental health disorders")+ggtitle("Distribution of Mental health disorders currently")
